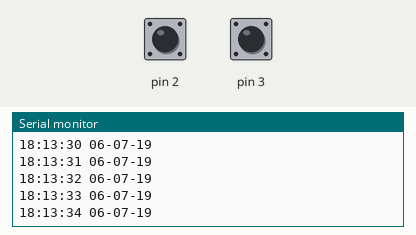
Recording of a sketch running on a simulated Arduino Uno, built with avr-gcc and run on an emulated ATmega328P. Shown: the last lines printed to the serial monitor. Wiring (inferred from the names in the program): DS1307 clock at I2C address 0x68. Inputs (shaded band) come from the test bench; at power-on: pin 2 HIGH, pin 3 HIGH. The local clock reads 2024-03-15 10:24:30 at power-on unless the sketch sets it.

Above: at 5.0 s.
5.1 s: pin 2 pulled LOW for 0.15 s
At 7.2 s:
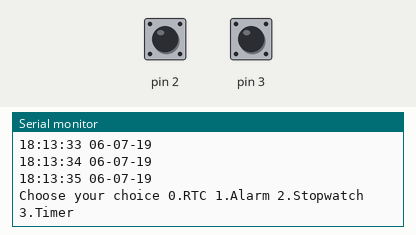
7.6 s: pin 2 pulled LOW for 1 s
At 8.4 s:
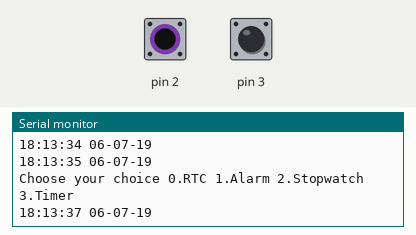
10.1 s: pin 3 pulled LOW for 0.15 s
At 11.0 s:
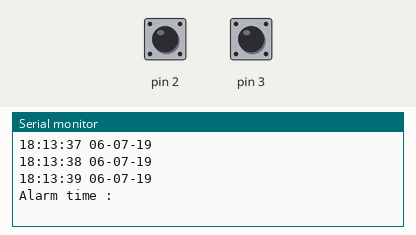
Timing chart, 0 to 13.1 s (numbered marks = the images above; inputs shaded):
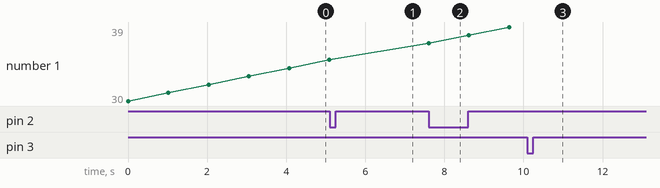

The sketch:

Code.ino
```cpp
/*
 * Author Name:CH CHETHAN REDDY
 * Domain:Embedded and Analog Electronics
 * Sub-Domain:Embedded Systems
 * Functions:-EXT_INIT(),3-ISR's,timestamp(),USART_INIT,USART_TRANSMIT1(),USART_TRANSMIT,USART_RECIEVE,BCD,i2c_start,i2c_init,i2c_end,RTC_INIT,RTC_READ,RTC_WRITE
 * Variables:- second,minute,hour,dat,month,year,alarm,timer,time_stamp,m,s,ms,start_flag,choice,alarm_flag
 */
#include<avr/io.h>
#include<string.h>

unsigned char second=0x30,minute=0x13,hour=0x18,date=0x06,month=0x07,year=0x19;//These variables store the data of the RTC in hex form
unsigned char alarm[5],timer[5],time_stamp[9];//alarm stores the alarm time,timer store the timer time,timer_stamp stores the current time in a string for easy comparison
int m=0,s=0,ms=0;//These are used for stopwatch which can measure with milliseconds accuracy
volatile int start_flag=0,choice=0,alarm_flag=0; //startflag{0,1} Used for start-stop,choice{0-RTC,1-Alarm,2-Stopwatch,3-Timer),alarm_flag-to check if alarm time reached

void EXT_INIT()//External Interrupt initiate
{
  EICRA=(1<<ISC01)|(1<<ISC11);  //Falling edge
  EIMSK=(1<<INT0)|(1<<INT1); //Enabling INT0 and INT1
}

ISR(INT0_vect) //ISR for changing the value of the start_flag
{
  if(start_flag==1)
  start_flag=0;
  else
  start_flag=1;
  EICRA=0;
  EIFR&=!(1<<INTF0);
  EXT_INIT();
}

ISR(INT1_vect) //ISR for changing the value of the choice
{
  if(choice==3)
  choice=0;
  else
  choice++;
  EICRA=0;
  EIFR&=!(1<<INTF1);
  EXT_INIT();
}

void timestamp(int m,int s,int ms) //On giving m,s,ms it converts it to string form and stores it in char time_stamp[]
{
  int i=8,j;
  for(j=3;j>0;j--)
  {
    time_stamp[i]='0'+ms%10;
    ms=ms/10;
    --i;
  }
  time_stamp[i]=':';
  --i;
  for(j=2;j>0;j--)
  {
    time_stamp[i]='0'+s%10;
    s=s/10;
    --i;
  }
  time_stamp[i]=':';
  --i;
  for(j=2;j>0;j--)
  {
    time_stamp[i]='0'+m%10;
    m=m/10;
    --i;
  }
}

void USART_INIT() //This function initializes the USART communication mode
{
  UBRR0=103;//This is for baud=9600;
  UCSR0B=(1<<TXEN0)|(1<<RXEN0);
  UCSR0C=(1<<UCSZ01)|(1<<UCSZ00);//USART_INT();
}

void USART_TRANSMIT(char ch) // This function simply take single character as a input and display them on the serial monitor
{
  while(!((UCSR0A)&(1<<UDRE0)));
  UDR0=ch;
}

void USART_TRANSMIT1(unsigned char ch[]) //This function transmits a string of characters
{
  int i;
  for(i=0;i<strlen(ch);i++)
  {
    USART_TRANSMIT(ch[i]);
  }
}

char USART_RECIEVE1(unsigned char ch[],int len) //This Recieves a string of characters
{
  int i=0;
  while(i<len)
  {
    while(!(UCSR0A&(1<<RXC0)));
    ch[i]=UDR0;
    i++;
  }
}

void BCD(unsigned char data) //This converts the Real time sent by the DS1307(RTC) which is in BCD and saves in charachters and sends through USART_TRANSMIT
{
  time_stamp[0]='0'+(hour>>4);
  USART_TRANSMIT('0'+(hour>>4));
  time_stamp[1]='0'+(hour & 0X0F);
  USART_TRANSMIT('0'+(hour & 0X0F));
  time_stamp[2]=':';              //Also stores the real time in a string for comparision
  USART_TRANSMIT(':');
  time_stamp[3]='0'+(minute>>4);
  USART_TRANSMIT('0'+(minute>>4));
  time_stamp[4]='0'+(minute & 0X0F);
  USART_TRANSMIT('0'+(minute & 0X0F));
  USART_TRANSMIT(':');
  USART_TRANSMIT('0'+(second>>4));
  USART_TRANSMIT('0'+(second & 0X0F));
  USART_TRANSMIT(' ');
  USART_TRANSMIT('0'+(date>>4));
  USART_TRANSMIT('0'+(date & 0X0F));
  USART_TRANSMIT('-');
  USART_TRANSMIT('0'+(month>>4));
  USART_TRANSMIT('0'+(month & 0X0F));
  USART_TRANSMIT('-');
  USART_TRANSMIT('0'+(year>>4));
  USART_TRANSMIT('0'+(year & 0X0F));
}

void i2c_init(void) //Initiates the ITC
{
  TWSR=0x00;
  TWBR=0x47;
  TWCR=(1<<TWEN);
}

void i2c_start(void)  //Sends the Start bit
{
  TWCR=(1<<TWINT)|(1<<TWSTA)|(1<<TWEN);
  while(!(TWCR&(1<<TWINT)));
}

void i2c_end(void) //Sends the stop bit
{
  TWCR=(1<<TWINT)|(1<<TWSTO)|(1<<TWEN);
  while(!(TWCR&(1<<TWSTO))); //...
}

void i2c_write(unsigned char data) //Sends data to the slave(DS1307)
{
  TWDR=data;
  TWCR=(1<<TWINT)|(1<<TWEN);
  while(!(TWCR&(1<<TWINT)));
}

uint8_t i2c_read(unsigned char ack_val)  //Recieves data from the slave and the ack_val{0,1} 1-ACK 0-NACK
{
  TWCR=(1<<TWINT)|(1<<TWEN)|(ack_val<<TWEA);
  while(!(TWCR&(1<<TWINT)));
  return TWDR;
}

void RTC_init(void) //Initiating the RTC i.e 1)Initiating the RTC 2)Addressing the slave 3)Selecting the control bit register 4)Writing on to the control bit
{
  i2c_init();
  i2c_start();
  i2c_write(0xD0);
  i2c_write(0x07);
  i2c_write(0x00);
  i2c_end();
}

void RTC_set_time_date(unsigned char second,unsigned char minute,unsigned char hour,unsigned char date,unsigned char month,unsigned char year)
{
  i2c_start();
  i2c_write(0xD0);
  i2c_write(0x00);  //Addressing the first data register i.e 0X00 after that on sending it auto increments
  i2c_write(second);
  i2c_write(minute);
  i2c_write(hour);
  i2c_end();
  i2c_start();  //Ending and Starting again to prevent writing day
  i2c_write(0xD0);
  i2c_write(0x04);
  i2c_write(date);
  i2c_write(month);
  i2c_write(year);
  i2c_end();
}

void RTC_read()  //For reading the registers for Real time
{
  i2c_start();
  i2c_write(0xD0); //Addressing the slave
  i2c_write(0x00); //Setting the pointer to 0x00
  i2c_end();

  i2c_start();
  i2c_write(0xD1);
  second=i2c_read(1);
  minute=i2c_read(1);
  hour=i2c_read(1);
  i2c_read(1);  //Just simply reading to increment the pointer
  date=i2c_read(1);
  month=i2c_read(1);
  year=i2c_read(0);
  i2c_end();
}

void RTC_display() //This function converts the BCD form of read data and sends them to Serial Monitor
{
  BCD(time_stamp);
  USART_TRANSMIT(' ');
  USART_TRANSMIT('\n');
}

void timer_start()  //Starts the timer
{
  TCCR0A=(1<<WGM01);
  OCR0A=250; //Takes 1ms for compare match
  TIMSK0=(1<<OCIE0A);  //Interrupt on compare match
  TCCR0B=(1<<CS01)|(1<<CS00); //Prescalar 64
}

ISR(TIMER0_COMPA_vect) //ISR for comparison this basically increments the time every time by milli seconds
{
  ms++;
  if(ms>=1000)
  {
    s+=ms/1000;
    ms=ms%1000;
    if(s>=60)
    {
      m+=s/60;
      s=s%60;
    }
  }
  timer_start();
}

void timer_stop() //Stops the timer as prescalar is set
{
  TCCR0B=0;
  TIMSK0=0;
}

int main()
{
  USART_INIT();
  EXT_INIT();
  sei();
  DDRD=0x00;
  DDRB=0X00;
  PORTB=1<<PORTB0;
  PORTD=(1<<PORTD2)|(1<<PORTD3);
  RTC_init();
  RTC_set_time_date(second,minute,hour,date,month,year);

while(1)
{
  RTC_read();
  switch(choice)
  {
    case 0:  //This is for RTC and this also checks for the alarm continously simultaneously showing the time
        m=0;
        s=0;
        ms=0;
        if(strncmp(alarm,time_stamp,5)==0&&alarm_flag==1) //Checks for whether the hour and minute is same as in alarm and time stamp(Real time)
        {
          USART_TRANSMIT1("Wake up\t"); //This is where the buzzer thing should come
          DDRB=1<<PORTB0;  //If true Buzzer turns on
          alarm_flag=1;
          RTC_display();
          _delay_ms(1000);
        }
        else
        {
          DDRB=0x00;
           RTC_display();
          _delay_ms(1000);
        }
        if(start_flag==1) //On clicking on the first button it increments start_flag and shows the menu
        {
          alarm_flag=0;
          choice=0;
          DDRB=0x00; //Clears all the flags to prevent previous data effects and the buzzer(Pressing this also means to stop the buzzer in case if its ON)
          USART_TRANSMIT1("Choose your choice 0.RTC 1.Alarm 2.Stopwatch 3.Timer\n");
          while(start_flag==1);//waits till clicking of button again(In the video i mentioned this as "ENTER")
        }
        break;
    case 1: //Alarm mode
      USART_TRANSMIT1("Alarm time :");
      UCSR0B=0;
      USART_INIT(); //This clears the recieving buffer(was getting junk value previously)
      USART_RECIEVE1(alarm,5);//Recieving the alarm data from the user
      USART_TRANSMIT1(alarm);
      alarm_flag=1;
      USART_TRANSMIT1("\tAlarm set\n");
      choice=0;
      break;
   case 2: //Stopwatch mode
      USART_TRANSMIT1("\nPRESS to START");
      while(start_flag==0);
      timer_start();  //Once the button is pressed the stopwatch starts
      while(start_flag==1) //Until the START/STOP button is pressed the timer increments ms,s,m in ISR
      {
        timestamp(m,s,ms);
        USART_TRANSMIT1(time_stamp);
        USART_TRANSMIT('\n');
      }
      timer_stop();
      USART_TRANSMIT1(time_stamp);
      _delay_ms(2000);
      USART_TRANSMIT('\n');
      choice=0; //Comes back to RTC
      break;
   case 3: //Timer mode
      USART_TRANSMIT1("Time:");
      USART_RECIEVE1(timer,5);  //Recieving the timer time
      USART_TRANSMIT1(timer);
      USART_TRANSMIT1("\nPRESS to START");
      while(start_flag==0); //Waits till the start button is pressed
      timer_start();
      while(strncmp(timer,time_stamp,5)) //checking whether the timer is same as time_stamp(comparing only the seconds and the minutes part)
      {
        timestamp(m,s,ms);
      }
      USART_TRANSMIT1("\nPRESS to STOP");
      while(start_flag==1)
      DDRB=1<<PORTB0; //Waiting till the button is pressed till that time the buzzer keeps on buzzing
      DDRB=0x00;
      timer_stop();
      choice=0;  //Returns to the RTC
      break;
  }
}
  return 0;
}
```

Measured:
- after the input at 5.1 s, the serial monitor: prints a new line after 1.0 s (image 1)
- after the input at 7.6 s, the serial monitor: prints a new line at once (image 2)
- after the input at 10.1 s, the serial monitor: prints a new line after 0.56 s (image 3)
- plotted number 1: 35 → 39 after the input at 7.6 s
